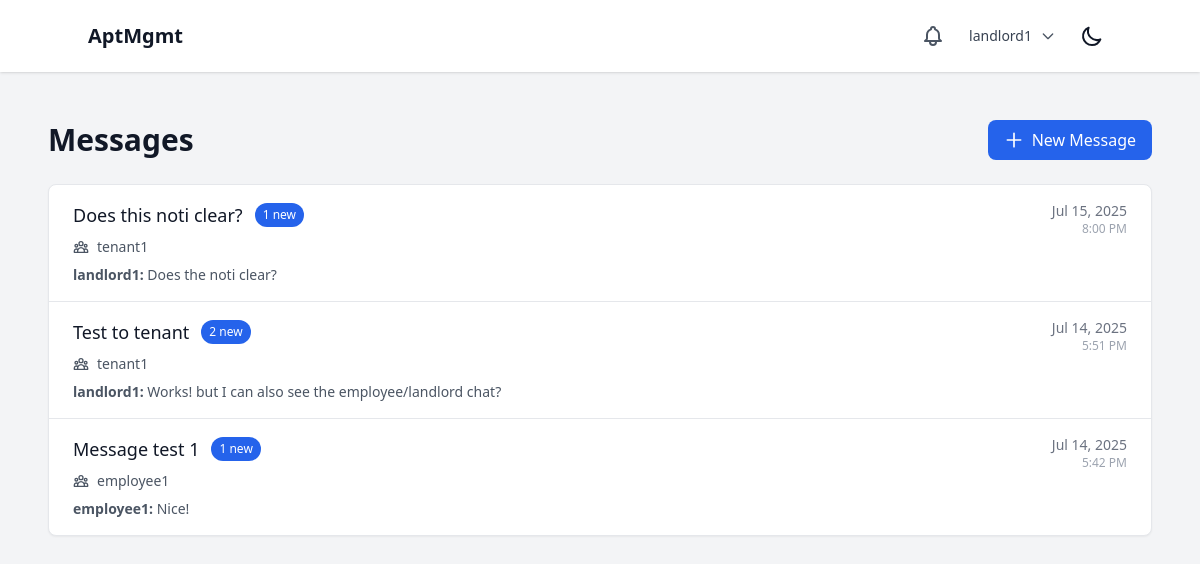
/messages/ (signed in), run on the app's committed database.
### users/models.py (models this page shows, shortened)
class User(AbstractUser):
    class Role(models.TextChoices):
        SUPERUSER = "SUPERUSER", "Superuser"
        LANDLORD = "LANDLORD", "Landlord"
        EMPLOYEE = "EMPLOYEE", "Employee"
        TENANT = "TENANT", "Tenant"
    role = models.CharField(max_length=50, choices=Role.choices)
    company = models.ForeignKey(Company, on_delete=models.CASCADE, related_name="users", null=True, blank=True)
    property = models.ForeignKey(Property, on_delete=models.SET_NULL, related_name="users", null=True, blank=True)
    apartment_unit = models.ForeignKey('properties.ApartmentUnit', on_delete=models.SET_NULL, null=True, blank=True, related_name="tenant")
    phone_number = models.CharField(max_length=20, blank=True, null=True)
    emergency_contact_name = models.CharField(max_length=100, blank=True, null=True)
    emergency_contact_phone = models.CharField(max_length=20, blank=True, null=True)
    emergency_contact_relationship = models.CharField(max_length=50, blank=True, null=True)

### communication/models.py (models this page shows, shortened)
class MessageThread(models.Model):
    id = models.UUIDField(primary_key=True, default=uuid.uuid4, editable=False)
    participants = models.ManyToManyField(User, related_name="message_threads")
    subject = models.CharField(max_length=200, blank=True)
    created_at = models.DateTimeField(auto_now_add=True)
    updated_at = models.DateTimeField(auto_now=True)
    class Meta:
        ordering = ['-updated_at']
    @property
    def last_message(self):
        return self.messages.first()

class Message(models.Model):
    id = models.UUIDField(primary_key=True, default=uuid.uuid4, editable=False)
    thread = models.ForeignKey(MessageThread, on_delete=models.CASCADE, related_name="messages")
    sender = models.ForeignKey(User, on_delete=models.CASCADE, related_name="sent_messages")
    content = models.TextField()
    created_at = models.DateTimeField(auto_now_add=True)
    is_edited = models.BooleanField(default=False)
    edited_at = models.DateTimeField(null=True, blank=True)
    class Meta:
        ordering = ['-created_at']

### communication/views.py (the view)
# urls.py: path('', views.message_list, name='message_list'),
@login_required
def message_list(request):
    user = request.user
    threads = MessageThread.objects.filter(
        participants=user
    ).prefetch_related(
        'participants', 'messages'
    ).annotate(
        unread_count=Count('messages', filter=Q(
            messages__messagereadstatus__isnull=True,
            messages__messagereadstatus__user=user
        ) | Q(
            ~Q(messages__messagereadstatus__user=user)
        ))
    )
    context = {
        'threads': threads,
        'user': user,
    }
    return render(request, 'communication/message_list.html', context)

### core/context_processors.py (called while the page is built)
def notifications(request):
    if request.user.is_authenticated:
        unread_notifications = Notification.objects.filter(
            recipient=request.user,
            is_read=False
        ).order_by('-created_at')
        recent_unread_notifications = unread_notifications[:5]
        return {
            'unread_notifications_count': unread_notifications.count(),
            'recent_notifications': recent_unread_notifications,
            'has_unread_notifications': unread_notifications.exists(),
        }
    return {
        'unread_notifications_count': 0,
        'recent_notifications': [],
        'has_unread_notifications': False,
    }

### core/templates/communication/message_list.html (shortened to what this page needs)
{% extends 'base.html' %}
{% block content %}
<div class="max-w-7xl mx-auto px-4 sm:px-6 lg:px-8 py-8">
    <div class="flex justify-between items-center mb-6">
        <h1 class="text-3xl font-bold text-gray-900 dark:text-white">Messages</h1>
        <a href="{% url 'communication:new_thread' %}"
           class="bg-blue-600 hover:bg-blue-700 text-white px-4 py-2 rounded-lg flex items-center gap-2 transition duration-200">
            <svg class="w-5 h-5" fill="none" stroke="currentColor" viewBox="0 0 24 24">
                <path stroke-linecap="round" stroke-linejoin="round" stroke-width="2" d="M12 4v16m8-8H4"></path>
            </svg>
            New Message
        </a>
    </div>
    <div class="bg-white dark:bg-gray-800 rounded-lg shadow-sm border border-gray-200 dark:border-gray-700">
        {% if threads %}
            <div class="divide-y divide-gray-200 dark:divide-gray-700">
                {% for thread in threads %}
                <a href="{% url 'communication:thread_detail' thread_id=thread.id %}"
                   class="block hover:bg-gray-50 dark:hover:bg-gray-700 transition duration-200">
                    <div class="px-6 py-4">
                        <div class="flex items-start justify-between">
                            <div class="flex-1 min-w-0">
                                <div class="flex items-center gap-3 mb-2">
                                    <h3 class="text-lg font-medium text-gray-900 dark:text-white truncate">
                                        {{ thread.subject|default:"No Subject" }}
                                    </h3>
                                    {% if thread.unread_count > 0 %}
                                        <span class="bg-blue-600 text-white text-xs px-2 py-1 rounded-full">
                                            {{ thread.unread_count }} new
                                        </span>
                                    {% endif %}
                                </div>
                                <div class="flex items-center gap-2 text-sm text-gray-600 dark:text-gray-400 mb-2">
                                    <span>
                                        {% for participant in thread.participants.all %}
                                            {% if participant != user %}
                                                {{ participant.get_full_name|default:participant.username }}{% if not forloop.last %}, {% endif %}
                                            {% endif %}
                                        {% endfor %}
                                    </span>
                                </div>
                                {% if thread.last_message %}
                                    <p class="text-sm text-gray-600 dark:text-gray-400 truncate">
                                        <strong>{{ thread.last_message.sender.get_full_name|default:thread.last_message.sender.username }}:</strong>
                                        {{ thread.last_message.content|truncatechars:100 }}
                                    </p>
                                {% endif %}
                            </div>
                            <div class="flex flex-col items-end ml-4">
                                <span class="text-sm text-gray-500 dark:text-gray-400">
                                    {{ thread.updated_at|date:"M d, Y" }}
                                </span>
                                <span class="text-xs text-gray-400 dark:text-gray-500">
                                    {{ thread.updated_at|time:"g:i A" }}
                                </span>
                            </div>
                        </div>
                    </div>
                </a>
                {% endfor %}
            </div>
        {% endif %}
    </div>
</div>
{% endblock %}

### core/templates/base.html (shortened to what this page needs)
{% load static %}
<!DOCTYPE html>
<html lang="en" x-data="{ darkMode: localStorage.getItem('darkMode') === 'true' }" x-init="$watch('darkMode', val => localStorage.setItem('darkMode', val))" :class="{ 'dark': darkMode }">
<head>
    <script src="https://cdn.tailwindcss.com"></script>
</head>
<body class="bg-gray-100 dark:bg-gray-900 text-gray-900 dark:text-gray-100">
    <header class="p-4 bg-white dark:bg-gray-800 shadow">
        <div class="container mx-auto flex justify-between items-center">
            {% if user.is_authenticated %}
                <a href="{% url 'core:dashboard_redirect' %}" class="text-xl font-bold hover:text-gray-600 dark:hover:text-gray-300 transition-colors duration-200">AptMgmt</a>
            {% else %}
                <h1 class="text-xl font-bold">AptMgmt</h1>
            {% endif %}
            <div class="flex items-center space-x-4">
                {% if user.is_authenticated %}
                    <div class="relative" x-data="{ open: false }">
                        <button @click="open = !open" class="relative p-2 text-gray-600 dark:text-gray-300 hover:text-gray-900 dark:hover:text-white focus:outline-none focus:ring-2 focus:ring-offset-2 focus:ring-blue-500">
                        </button>
                    </div>
                    <div class="relative" x-data="{ open: false }">
                        <button @click="open = !open" class="flex items-center space-x-2 text-sm rounded-full focus:outline-none focus:ring-2 focus:ring-offset-2 focus:ring-blue-500">
                            <span class="text-gray-700 dark:text-gray-300">{{ user.username }}</span>
                            <svg class="w-4 h-4 text-gray-600 dark:text-gray-300" fill="none" stroke="currentColor" viewBox="0 0 24 24">
                                <path stroke-linecap="round" stroke-linejoin="round" stroke-width="2" d="M19 9l-7 7-7-7"></path>
                            </svg>
                        </button>
                    </div>
                {% endif %}
                <button @click="darkMode = !darkMode" class="p-2 rounded-md focus:outline-none focus:ring-2 focus:ring-offset-2 focus:ring-offset-gray-800 focus:ring-white">
                    <svg x-show="!darkMode" class="w-6 h-6" fill="none" stroke="currentColor" viewBox="0 0 24 24" xmlns="http://www.w3.org/2000/svg"><path stroke-linecap="round" stroke-linejoin="round" stroke-width="2" d="M20.354 15.354A9 9 0 018.646 3.646 9.003 9.003 0 0012 21a9.003 9.003 0 008.354-5.646z"></path></svg>
                </button>
            </div>
        </div>
    </header>
    <main class="p-4" id="content">
        {% block content %}{% endblock %}
    </main>
</body>
</html>

### data on the page
User: username "landlord1"
MessageThread: subject "Does this noti clear?", unread_count "1", last_message.sender.get_full_name "landlord1", last_message.content "Does the noti clear?", updated_at "Jul 15, 2025", updated_at "8:00 PM"
User: get_full_name "tenant1"
MessageThread: subject "Test to tenant", unread_count "2", last_message.sender.get_full_name "landlord1", last_message.content "Works! but I can also see the employee/landlord chat?", updated_at "Jul 14, 2025", updated_at "5:51 PM"
MessageThread: subject "Message test 1", unread_count "1", last_message.sender.get_full_name "employee1", last_message.content "Nice!", updated_at "Jul 14, 2025", updated_at "5:42 PM"
User: get_full_name "employee1"
